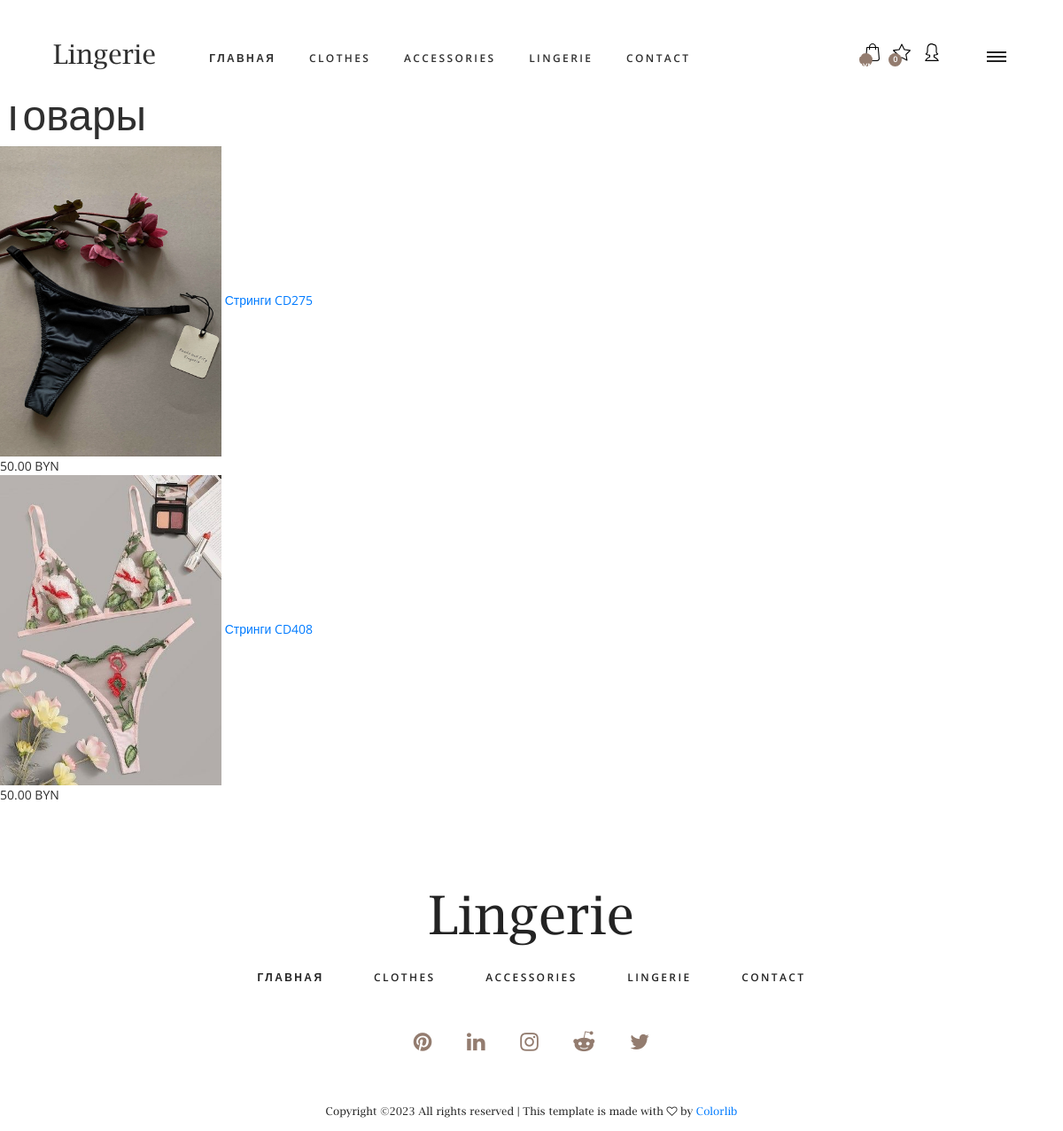
The app's page /shop, older data.
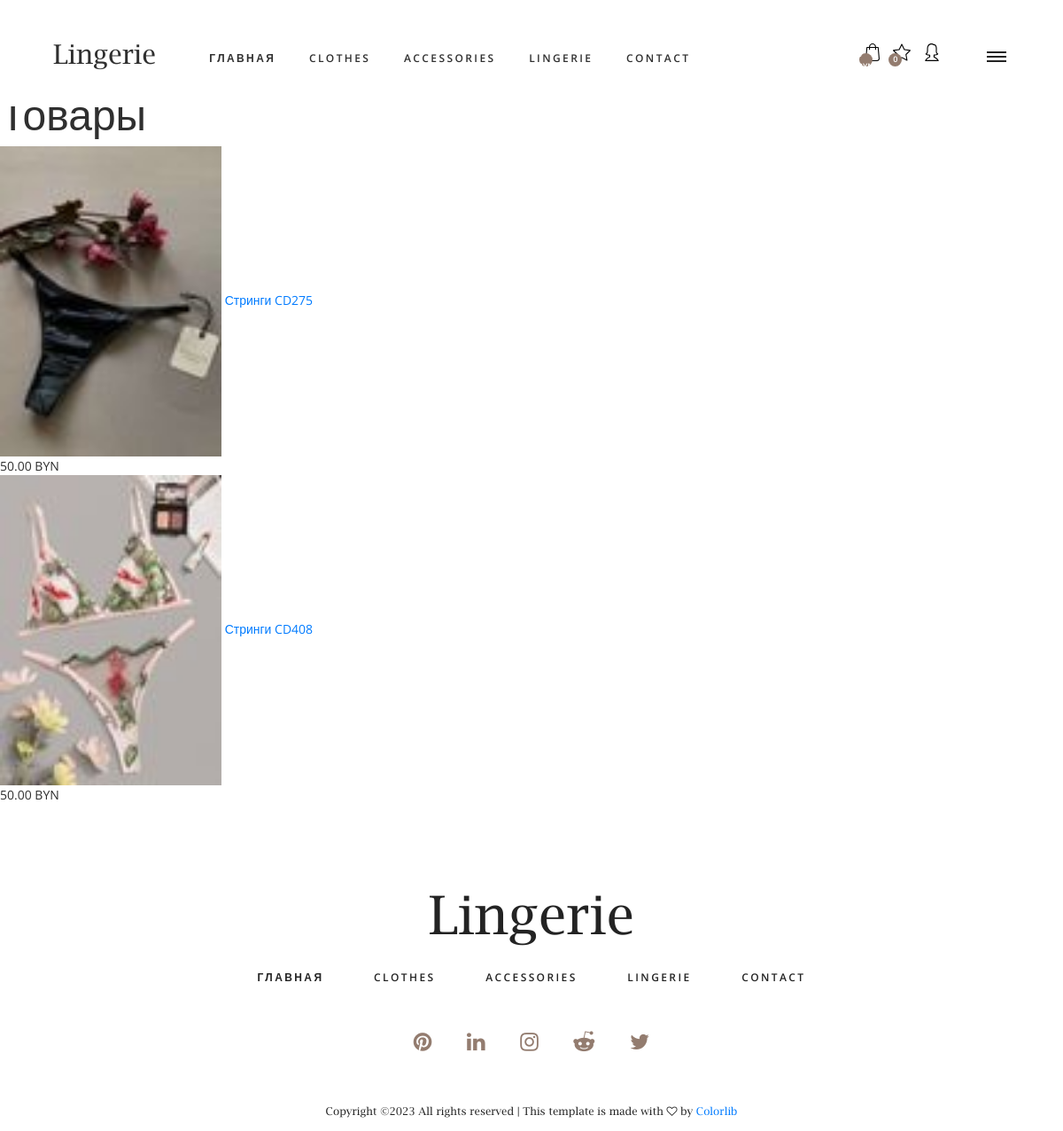
The same page, newer data.
### shop/models.py (models this page shows, shortened)
class Product(models.Model):
    category = models.ForeignKey(Category,
                                 related_name='products',
                                 on_delete=models.CASCADE)
    name = models.CharField(max_length=200)
    slug = models.SlugField(max_length=200)
    image = models.ImageField(upload_to='products/%Y/%m/%d',
                              blank=True)
    description = models.TextField(blank=True)
    price = models.DecimalField(max_digits=10,
                                decimal_places=2)
    available = models.BooleanField(default=True)
    created = models.DateTimeField(auto_now_add=True)
    updated = models.DateTimeField(auto_now=True)
    class Meta:
        ordering = ['name']
        indexes = [
            models.Index(fields=['id', 'slug']),
            models.Index(fields=['name']),
            models.Index(fields=['-created']),
        ]
        verbose_name = 'Продукт'
        verbose_name_plural = 'Продукты'
    def get_absolute_url(self):
        return reverse('shop:product_detail',
                       args=[self.id, self.slug])

### shop/views.py (the view)
# urls.py: path('shop', views.product_list, name='product_list'),
def product_list(request, category_slug=None):
    category = None
    categories = Category.objects.all()
    products = Product.objects.filter(available=True)
    if category_slug:
        category = get_object_or_404(Category, slug=category_slug)
        products = products.filter(category=category)
    return render(request,
                  'shop/product/list.html',
                  {'category': category,
                   'categories': categories,
                   'products': products})

### cart/cart.py (called while the page is built)
    def __len__(self):
        return sum(item['quantity'] for item in self.cart.values())

### cart/context_processors.py (called while the page is built)
def cart(request):
    return {'cart': Cart(request)}

### shop/models.py (called while the page is built)
    def get_absolute_url(self):
        return reverse('shop:product_list_by_category',
                       args=[self.slug])

### shop/templates/shop/product/list.html (shortened to what this page needs)
{% extends 'base.html' %}
{% load static %}
{% block content %}
    <div id="sidebar">
        <h3>Категории</h3>
        <ul>
            <li {% if not category %}class="selected"{% endif %}>
                <a href="{% url 'shop:product_list' %}">Все</a>
            </li>
            {% for c in categories %}
                <li {% if category.slug == c.slug %}class="selected"{% endif %}>
                    <a href="{{ c.get_absolute_url }}">{{ c.name }}</a>
                </li>
            {% endfor %}
        </ul>
    </div>
    <div id="main" class="product-list">
        <h1>{% if category %}{{ category.name }}{% else %}Товары{% endif %}</h1>
        {% for product in products %}
            <div class="item">
                <a href="{{ product.get_absolute_url }}">
                    <img src="{% if product.image %}{{ product.image.url }}{% else %}{% static 'img/no_image.png' %}{% endif %}" width="250" height="350">
                </a>
                <a href="{{ product.get_absolute_url }}">{{ product.name }}</a>
                <br>
                {{ product.price }} BYN
            </div>
        {% endfor %}
    </div>
{% endblock %}

### templates/base.html (shortened to what this page needs)
{% load static %}
<!DOCTYPE html>
<html>
	<head>
		<link rel="stylesheet" type="text/css" href="{% static '/styles/bootstrap4/bootstrap.min.css' %}">
		<link rel="stylesheet" type="text/css" href="{% static '/plugins/font-awesome-4.7.0/css/font-awesome.min.css' %}">
		<link rel="stylesheet" type="text/css" href="{% static '/plugins/OwlCarousel2-2.2.1/owl.carousel.css' %}">
		<link rel="stylesheet" type="text/css" href="{% static '/plugins/OwlCarousel2-2.2.1/owl.theme.default.css' %}">
		<link rel="stylesheet" type="text/css" href="{% static '/plugins/OwlCarousel2-2.2.1/animate.css' %}">
		<link rel="stylesheet" type="text/css" href="{% static '/plugins/colorbox/colorbox.css' %}">
		<link rel="stylesheet" type="text/css" href="{% static '/styles/main_styles.css' %}">
		<link rel="stylesheet" type="text/css" href="{% static '/styles/responsive.css' %}">
		<link rel="stylesheet" type="text/css" href="{% static '/styles/cart.css' %}">
		<link rel="stylesheet" type="text/css" href="{% static '/styles/cart_responsive.css' %}">
		<link rel="stylesheet" type="text/css" href="{% static '/styles/product.css' %}">
		<link rel="stylesheet" type="text/css" href="{% static '/styles/product_responsive.css' %}">
		<link rel="stylesheet" type="text/css" href="{% static '/styles/checkout.css' %}">
		<link rel="stylesheet" type="text/css" href="{% static '/styles/checkout_responsive.css' %}">
	</head>
<body>
	<div class="super_container">
	<header class="header">
		<div class="header_inner d-flex flex-row align-items-center justify-content-start">
			<div class="logo"><a href="{% url 'shop:index' %}">Lingerie</a></div>
			<nav class="main_nav">
				<ul>
					<li><a href="{% url 'shop:index' %}">главная</a></li>
					<li><a href="categories.html">clothes</a></li>
					<li><a href="categories.html">accessories</a></li>
					<li><a href="categories.html">lingerie</a></li>
					<li><a href="contact.html">contact</a></li>
				</ul>
			</nav>
			<div class="header_content ml-auto">
				<div class="shopping">
					{% with total_items=cart|length %}
						<a href="{% url 'cart:cart_detail' %}">
							<div class="cart">
								<img src="{% static '/images/shopping-bag.svg' %}">
								<div class="cart_num_container">
									<div class="cart_num_inner">
										<div class="cart_num">{% if total_items > 0 %}{{ cart.get_total_price }} BYN {% else %} 0 BYN {% endif %}
										</div>
									</div>
								</div>
							</div>
						</a>
					{% endwith %}
					<a href="#">
						<div class="star">
							<img src="{% static '/images/star.svg' %}" alt="">
							<div class="star_num_container">
								<div class="star_num_inner">
									<div class="star_num">0</div>
								</div>
							</div>
						</div>
					</a>
					<a href="#">
						<div class="avatar">
							<img src="{% static '/images/avatar.svg' %}" alt="">
						</div>
					</a>
				</div>
			</div>
			<div class="burger_container d-flex flex-column align-items-center justify-content-around menu_mm"><div></div><div></div><div></div></div>
		</div>
	</header>
{% block content %}
{% endblock content %}
	<footer class="footer">
		<div class="container">
			<div class="row">
				<div class="col text-center">
					<div class="footer_logo"><a href="{% url 'shop:index' %}">Lingerie</a></div>
					<nav class="footer_nav">
						<ul>
							<li><a href="{% url 'shop:index' %}">главная</a></li>
							<li><a href="categories.html">clothes</a></li>
							<li><a href="categories.html">accessories</a></li>
							<li><a href="categories.html">lingerie</a></li>
							<li><a href="contact.html">contact</a></li>
						</ul>
					</nav>
					<div class="footer_social">
						<ul>
							<li><a href="#"><i class="fa fa-pinterest" aria-hidden="true"></i></a></li>
							<li><a href="#"><i class="fa fa-linkedin" aria-hidden="true"></i></a></li>
							<li><a href="#"><i class="fa fa-instagram" aria-hidden="true"></i></a></li>
							<li><a href="#"><i class="fa fa-reddit-alien" aria-hidden="true"></i></a></li>
							<li><a href="#"><i class="fa fa-twitter" aria-hidden="true"></i></a></li>
						</ul>
					</div>
					<div class="copyright">
						Copyright &copy;<script>document.write(new Date().getFullYear());</script> All rights reserved | This template is made with <i class="fa fa-heart-o" aria-hidden="true"></i> by <a href="https://colorlib.com" target="_blank">Colorlib</a>
						</div>
					</div>
				</div>
			</div>
		</div>
</body>
</html>

### static/styles/main_styles.css (style rules this page uses)
* { margin: 0; padding: 0; -webkit-font-smoothing: antialiased; -webkit-text-shadow: rgba(0,0,0,.01) 0 0 1px; text-shadow: rgba(0,0,0,.01) 0 0 1px; }
body { font-family: 'Open Sans', sans-serif; font-size: 14px; font-weight: 400; background: #FFFFFF; color: #2f2f2f; }
div { display: block; position: relative; -webkit-box-sizing: border-box; -moz-box-sizing: border-box; box-sizing: border-box; }
ul { list-style: none; margin-bottom: 0px; }
a, a:hover, a:visited, a:active, a:link { text-decoration: none; -webkit-font-smoothing: antialiased; -webkit-text-shadow: rgba(0,0,0,.01) 0 0 1px; text-shadow: rgba(0,0,0,.01) 0 0 1px; }
h1 { font-size: 48px; }
h3 { font-size: 24px; }
h1, h2, h3, h4, h5, h6 { font-family: 'Open Sans', sans-serif; -webkit-font-smoothing: antialiased; -webkit-text-shadow: rgba(0,0,0,.01) 0 0 1px; text-shadow: rgba(0,0,0,.01) 0 0 1px; }
.super_container { width: 100%; overflow: hidden; }
.header { position: fixed; top: 0; left: 0; width: 100%; height: 120px; background: #FFFFFF; z-index: 100; padding-left: 60px; padding-right: 64px; -webkit-transition: all 200ms ease; -moz-transition: all 200ms ease; -ms-transition: all 200ms ease; -o-transition: all 200ms ease; transition: all 200ms ease; }
.header_inner { width: 100%; height: 100%; }
.logo a { font-family: 'Lucida', serif; font-size: 30px; color: #2f2f2f; }
.main_nav { padding-left: 252px; -webkit-transform: translateY(4px); -moz-transform: translateY(4px); -ms-transform: translateY(4px); -o-transform: translateY(4px); transform: translateY(4px); }
.main_nav ul li { display: inline-block; margin-right: 50px; }
.main_nav ul li:last-child { margin-right: 0; }
.main_nav ul li a { font-size: 12px; text-transform: uppercase; color: #2f2f2f; font-weight: 600; letter-spacing: 0.2em; -webkit-transition: all 200ms ease; -moz-transition: all 200ms ease; -ms-transition: all 200ms ease; -o-transition: all 200ms ease; transition: all 200ms ease; }
.shopping { display: inline-block; margin-left: 111px; padding-right: 161px; -webkit-transform: translateY(-2px); -moz-transform: translateY(-2px); -ms-transform: translateY(-2px); -o-transform: translateY(-2px); transform: translateY(-2px); }
.shopping a { display: inline-block; margin-right: 10px; }
.shopping a:last-child { margin-right: 0; }
.cart_num_container, .star_num_container { position: absolute; top: 13px; left: -5px; width: 15px; height: 15px; background: #937c6f; border-radius: 50%; }
.cart_num_inner, .star_num_inner { width: 100%; height: 100%; }
.cart_num, .star_num { position: absolute; top: 50%; left: 50%; -webkit-transform: translate(-50%, -50%); -moz-transform: translate(-50%, -50%); -ms-transform: translate(-50%, -50%); -o-transform: translate(-50%, -50%); transform: translate(-50%, -50%); font-size: 9px; font-weight: 600; color: #FFFFFF; }
.star img { width: 20px; height: 20px; }
.avatar img { width: 20px; height: 20px; }
.burger_container { position: absolute; top: calc(50% + 4px); -webkit-transform: translateY(-50%); -moz-transform: translateY(-50%); -ms-transform: translateY(-50%); -o-transform: translateY(-50%); transform: translateY(-50%); right: 0; width: 22px; height: 16px; cursor: pointer; }
.burger_container div { width: 100%; height: 2px; background: #232323; -webkit-transition: all 200ms ease; -moz-transition: all 200ms ease; -ms-transition: all 200ms ease; -o-transition: all 200ms ease; transition: all 200ms ease; pointer-events: none; }
.footer { padding-top: 80px; }
.footer_logo a { font-family: 'Lucida', serif; font-size: 60px; color: #232323; }
.footer_nav { margin-top: 14px; }
.footer_nav ul li { display: inline-block; margin-right: 53px; }
.footer_nav ul li:last-child { margin-right: 0; }
.footer_nav ul li a { font-size: 12px; text-transform: uppercase; color: #232323; font-weight: 600; letter-spacing: 0.2em; -webkit-transition: all 200ms ease; -moz-transition: all 200ms ease; -ms-transition: all 200ms ease; -o-transition: all 200ms ease; transition: all 200ms ease; }
.footer_social { margin-top: 51px; }
.footer_social ul li { display: inline-block; margin-right: 36px; }
.footer_social ul li:last-child { margin-right: 0; }
.footer_social ul li a i { font-size: 24px; color: #937c6f; -webkit-transition: all 200ms ease; -moz-transition: all 200ms ease; -ms-transition: all 200ms ease; -o-transition: all 200ms ease; transition: all 200ms ease; }
.copyright { margin-top: 56px; padding-bottom: 13px; font-family: 'Lucida', serif; font-size: 12px; color: #232323; }

Row changes from the older to the newer data that the page shows:
changed Product "Стринги CD275": image: a different picture
changed Product "Стринги CD408": image: a different picture
